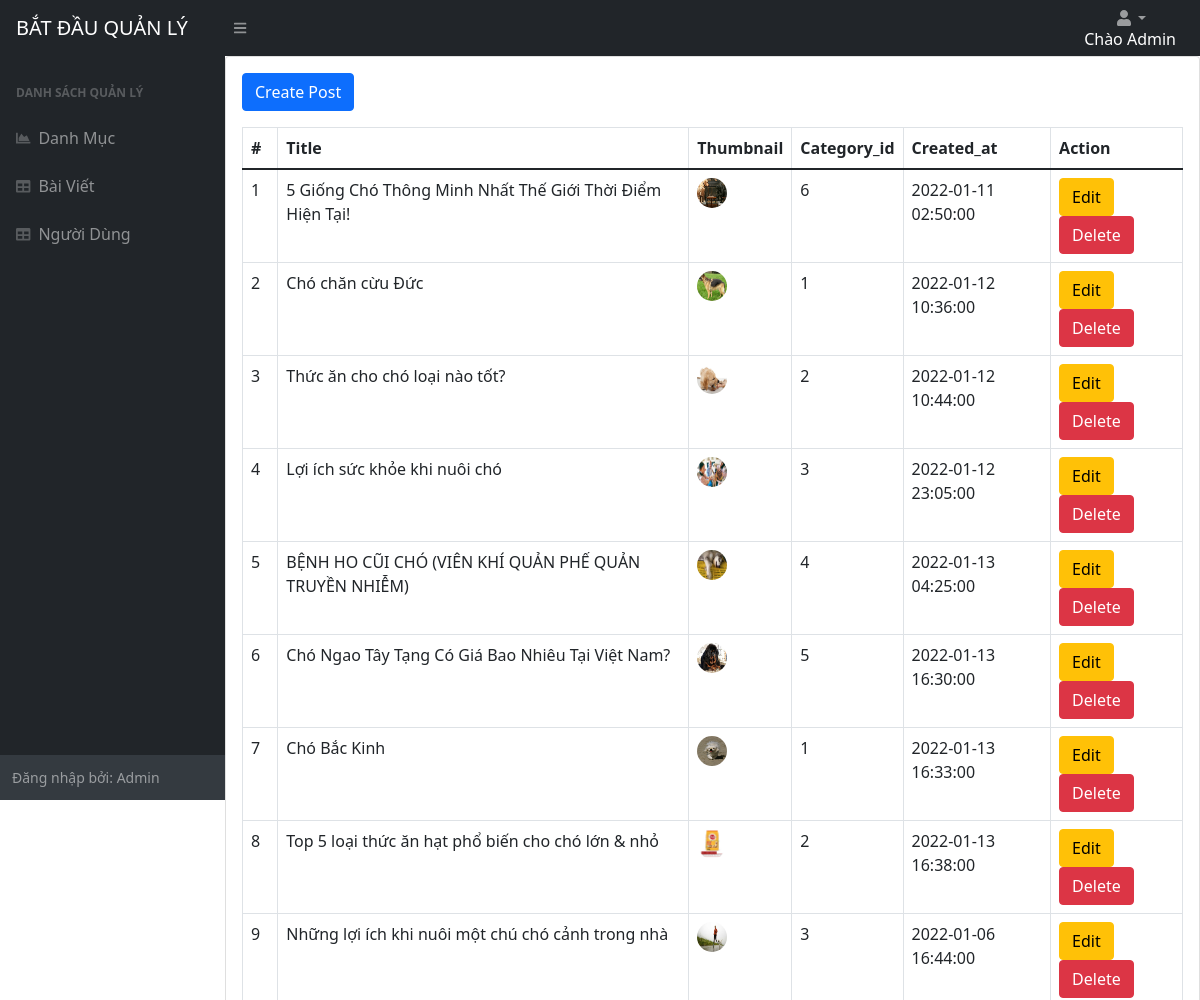
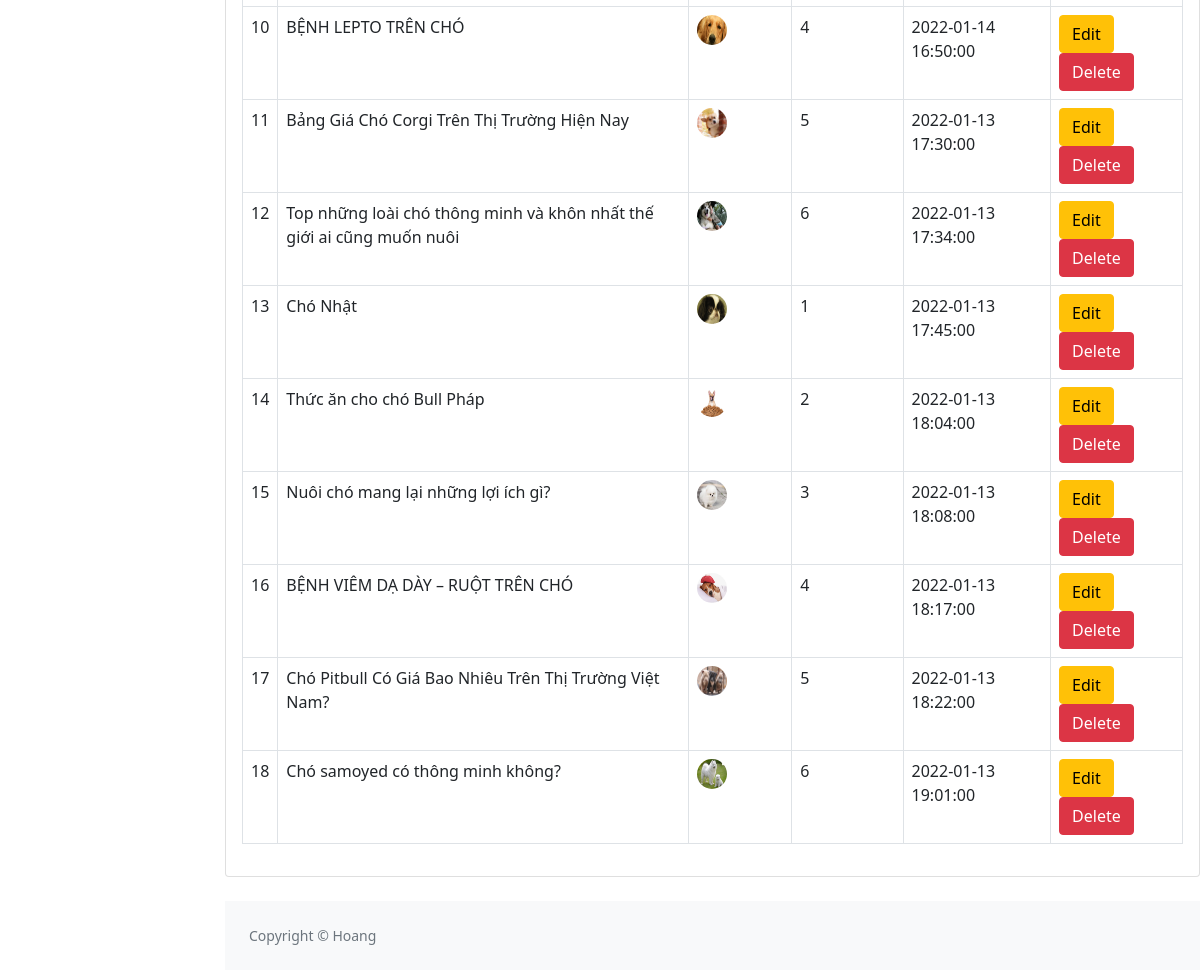
Screenshot of /Admin/index.php?mod=post&act=index (signed in) with the database file from the repository (2 pictures, top to bottom).
### tables this page shows
CREATE TABLE `posts`  (
  `id` int NOT NULL AUTO_INCREMENT,
  `title` varchar(255) NULL DEFAULT NULL,
  `description` mediumtext NULL,
  `thumbnail` varchar(500) NULL DEFAULT NULL,
  `category_id` int NULL DEFAULT NULL,
  `content` mediumtext NULL,
  `created_at` timestamp NULL DEFAULT NULL,
  `like_post` int NULL DEFAULT NULL,
  PRIMARY KEY (`id`) USING BTREE
);

### Admin/Controllers/PostController.php (called while the page is built, shortened)
<?php
require('Models/Post.php');
  class PostController extends AdminController
  {
    public function index(){
      $post = new Post();
      $posts = $post-> getList();
      require('Views/Posts/post.php');
    }
  }
?>

### Admin/index.php (called while the page is built, shortened)
<?php
$act = "index";
if(isset($_GET['act'])){
  $act = $_GET['act'];
}
  $controller_obj = new $class_name;
 $controller_obj -> $act();
?>

### Admin/Models/Connection.php (called while the page is built, shortened)
<?php
  class Connection1{
    private $servername= "localhost";
    private $username= "root";
    private $password = "";
    private $dbname = "blogs";
    public function connect(){
      $conn = new mysqli($this->servername, $this -> username, $this ->password, $this-> dbname );
      $conn->query("SET NAMES 'utf8'");
      return $conn;
    }
  }
?>

### Admin/Models/Query.php (called while the page is built, shortened)
<?php
  require_once('Models/Connection.php');
  class Query{
    protected $conn;
    public function __construct(){
      $connection = new Connection1();
      $this -> conn = $connection -> connect();
    }
    protected function select($table, $columns = '*')
    {
  		if ($columns == '*') {
  			$query = "SELECT * FROM " . $table;
  		}elseif (is_array($columns)) {
  			$sub_string = '';
  			foreach ($columns as $i =>$column) {
  				$sub_string .= '`'.$column . '`';
  				if ($i + 1 != count($columns)) {
  					$sub_string .= ',';
  				}
  			}
  			$query = "SELECT " . $sub_string . " FROM " . '`' . $table . '`';
  		}else{
  			exit();
  		}
  		$result = $this->conn->query($query);
  		$data = array();
  		while($row = $result->fetch_assoc()) {
  			$data[] = $row;
  		};
  		return $data;
    }
  }
?>

### Admin/Models/Post.php (called while the page is built, shortened)
<?php
require_once('Models/Query.php');
  class Post extends Query
  {
      public $table = 'posts';
      public function getList()
      {
          $posts = $this -> select ($this -> table, ['id', 'title', 'description', 'thumbnail', 'category_id','content', 'created_at','like_post']);
          return $posts;
      }
  }
?>

### Admin/Views/Posts/post.php (the view, shortened to what this page needs)
<?php
  require_once('Views/Partials/header.php');
?>
<div class="card mb-4">
  <div class="card-body">
    <a href="index.php?mod=post&act=create" class="btn btn-primary float-right mb-3">Create Post</a>
        <table class="dataTable-table">
          <thead>
            <tr>
              <th>#</th>
              <th>Title</th>
              <th>Thumbnail</th>
              <th>Category_id</th>
              <th>Created_at</th>
                <th>Action</th>
            </tr>
          </thead>
          <tbody>
            <?php foreach ($posts as $key => $post) { ?>
              <tr>
                <td><?= $key + 1 ?></td>
                <td><?= $post['title'] ?></td>
                  <td><img src="images/<?= $post['thumbnail'] ?>" style="width: 30px; height: 30px; border-radius: 50%;"></td>
                    <td><?= $post['category_id'] ?></td>
                    <td><?= $post['created_at'] ?></td>
                <td>
                  <a href="index.php?mod=post&act=handleEdit&id=<?= $post['id'] ?>" class="btn btn-warning" class="btn btn-warning">Edit</a>
                  <a href="index.php?mod=post&act=deleteList&id=<?= $post['id'] ?>" class="btn btn-danger" class="btn btn-danger">Delete</a>
                </td>
              </tr>
            <?php } ?>
          </tbody>
        </table>
  </div>
</div>
<?php
  require_once("Views/Partials/footer.php");
?>

### rows the page displays
posts: title "5 Giống Chó Thông Minh Nhất Thế Giới Thời Điểm Hiện Tại!", thumbnail (picture), category "6", created_at "2022-01-11 02:50:00"
posts: title "Chó chăn cừu Đức", thumbnail (picture), category "1", created_at "2022-01-12 10:36:00"
posts: title "Thức ăn cho chó loại nào tốt?", thumbnail (picture), category "2", created_at "2022-01-12 10:44:00"
posts: title "Lợi ích sức khỏe khi nuôi chó", thumbnail (picture), category "3", created_at "2022-01-12 23:05:00"
posts: title "BỆNH HO CŨI CHÓ (VIÊN KHÍ QUẢN PHẾ QUẢN TRUYỀN NHIỄM)", thumbnail (picture), category "4", created_at "2022-01-13 04:25:00"
posts: title "Chó Ngao Tây Tạng Có Giá Bao Nhiêu Tại Việt Nam?", thumbnail (picture), category "5", created_at "2022-01-13 16:30:00"
posts: title "Chó Bắc Kinh", thumbnail (picture), category "1", created_at "2022-01-13 16:33:00"
posts: title "Top 5 loại thức ăn hạt phổ biến cho chó lớn & nhỏ", thumbnail (picture), category "2", created_at "2022-01-13 16:38:00"
posts: title "Những lợi ích khi nuôi một chú chó cảnh trong nhà", thumbnail (picture), category "3", created_at "2022-01-06 16:44:00"
posts: title "BỆNH LEPTO TRÊN CHÓ", thumbnail (picture), category "4", created_at "2022-01-14 16:50:00"
posts: title "Bảng Giá Chó Corgi Trên Thị Trường Hiện Nay", thumbnail (picture), category "5", created_at "2022-01-13 17:30:00"
posts: title "Top những loài chó thông minh và khôn nhất thế giới ai cũng muốn nuôi", thumbnail (picture), category "6", created_at "2022-01-13 17:34:00"
posts: title "Chó Nhật", thumbnail (picture), category "1", created_at "2022-01-13 17:45:00"
posts: title "Thức ăn cho chó Bull Pháp", thumbnail (picture), category "2", created_at "2022-01-13 18:04:00"
posts: title "Nuôi chó mang lại những lợi ích gì?", thumbnail (picture), category "3", created_at "2022-01-13 18:08:00"
posts: title "BỆNH VIÊM DẠ DÀY – RUỘT TRÊN CHÓ", thumbnail (picture), category "4", created_at "2022-01-13 18:17:00"
posts: title "Chó Pitbull Có Giá Bao Nhiêu Trên Thị Trường Việt Nam?", thumbnail (picture), category "5", created_at "2022-01-13 18:22:00"
posts: title "Chó samoyed có thông minh không?", thumbnail (picture), category "6", created_at "2022-01-13 19:01:00"

### other values shown
$_SESSION['auth']['name'] "Admin"
